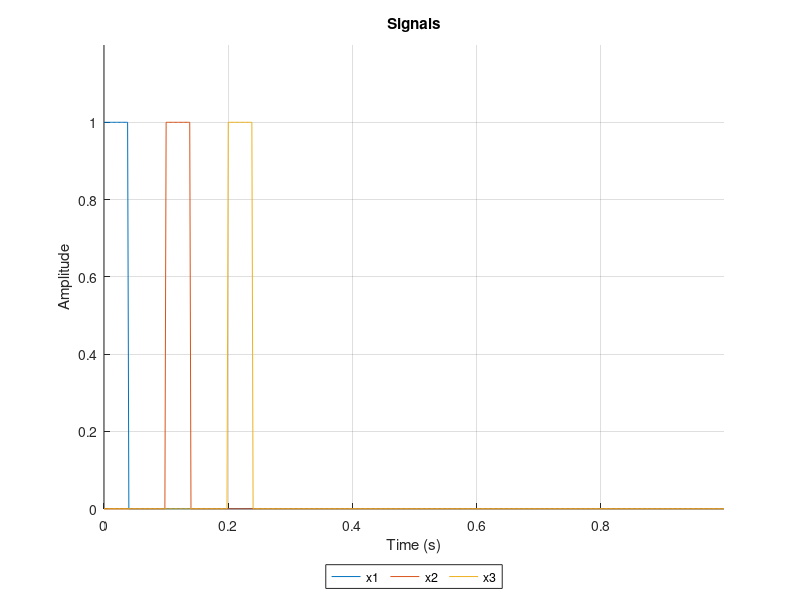
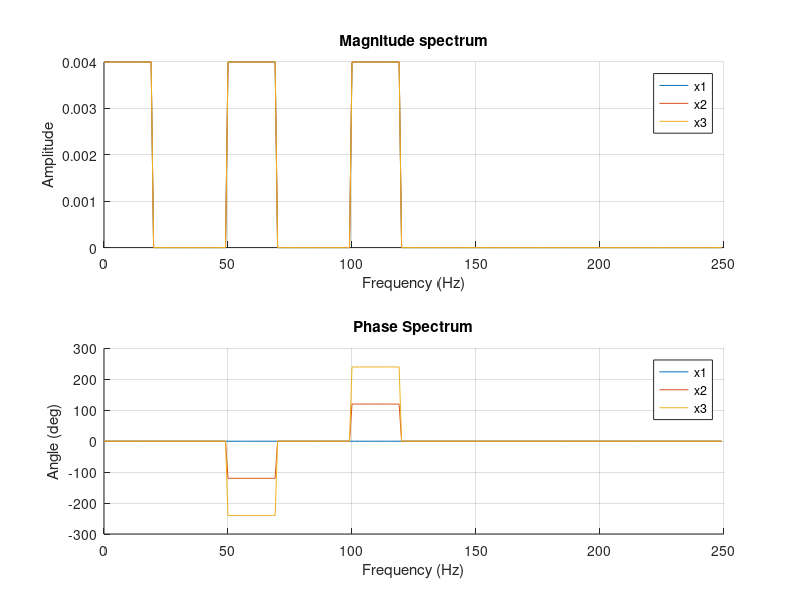

Source code (MATLAB) for these figures, in order:
close all; clear variables; clc;
load pulses.mat
Tt = 1;
f1 = 1/Tt;
fs = 500;
N = length(x1);
f = (0:N-1)*f1;
t = (0:N-1)/fs;
figure(1)
hold on
plot(t,x1,'DisplayName','x1');
plot(t,x2,'DisplayName','x2');
plot(t,x3,'DisplayName','x3');
legend('Orientation','horizontal','Box','on','Location','southoutside')
xlabel('Time (s)');
ylabel('Amplitude');
grid()
axis([0 t(end) 1.2*min(x1) 1.2*max(x1)]);
title('Signals')
saveas(gcf,'semmlow_3_11_1.png');


figure(2)
xs = [x1;x2;x3];
Xs = 2*fft(xs)/N;
X_mags = abs(Xs);
Phase = 180*unwrap(angle(Xs))/pi;
subplot(2,1,1)
hold on;
for i = 1:3
	plot(f(1:N/2),X_mags(i,(1:N/2)),'DisplayName',sprintf('x%d',i))
	
end
legend()
title('Magnitude spectrum')
xlabel('Frequency (Hz)');
ylabel('Amplitude');
grid();
subplot(2,1,2)
hold on
for i = 1:3
	plot(f(1:N/2),Phase(i,1:N/2),'DisplayName',sprintf('x%d',i))
end
title('Phase Spectrum')
xlabel('Frequency (Hz)');
ylabel('Angle (deg)');
legend()
grid();
saveas(gcf,'semmlow_3_11_2.png');
